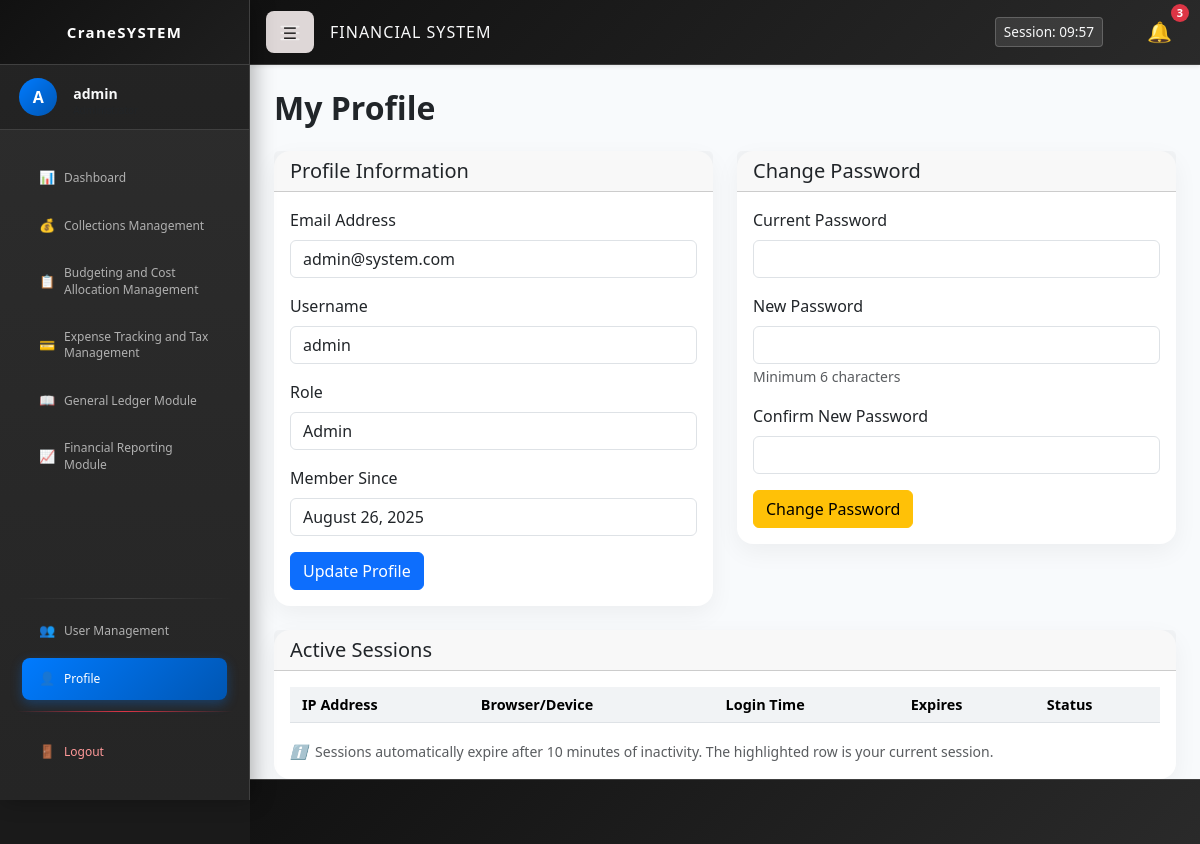
The app's page /profile.php (signed in) with its own data.
### tables this page shows
CREATE TABLE `users` (
  `id` int(11) NOT NULL,
  `email` varchar(255) NOT NULL,
  `username` varchar(100) NOT NULL,
  `password` varchar(255) NOT NULL,
  `role` enum('admin','user') NOT NULL DEFAULT 'user',
  `created_at` timestamp NOT NULL DEFAULT current_timestamp(),
  `updated_at` timestamp NOT NULL DEFAULT current_timestamp() ON UPDATE current_timestamp(),
  `is_active` tinyint(1) DEFAULT 1
);

### profile.php (the view, shortened to what this page needs)
<?php
require_once 'db.php';
$user_id = $_SESSION['user_id'];
$stmt = $conn->prepare("SELECT email, username, role, created_at FROM users WHERE id = ?");
$stmt->bind_param("i", $user_id);
$stmt->execute();
$user_info = $stmt->get_result()->fetch_assoc();
?>
<!DOCTYPE html>
<html lang="en">
<head>
  <link href="https://cdn.jsdelivr.net/npm/bootstrap@5.3.3/dist/css/bootstrap.min.css" rel="stylesheet">
  <link rel="stylesheet" href="css/style.css" />
</head>
<body>
  <?php include 'sidebar_navbar.php'; ?>
  <div class="main-content">
    <div class="container-fluid mt-4 px-4">
      <h2 class="fw-bold mb-4">My Profile</h2>
      <div class="row">
        <div class="col-lg-6 mb-4">
          <div class="card">
            <div class="card-header">
              <h5 class="card-title mb-0">Profile Information</h5>
            </div>
            <div class="card-body">
              <form method="POST">
                <div class="mb-3">
                  <label for="email" class="form-label">Email Address</label>
                  <input type="email" class="form-control" id="email" name="email"
                         value="<?php echo htmlspecialchars($user_info['email']); ?>" required>
                </div>
                <div class="mb-3">
                  <label for="username" class="form-label">Username</label>
                  <input type="text" class="form-control" id="username" name="username"
                         value="<?php echo htmlspecialchars($user_info['username']); ?>" required>
                </div>
                <div class="mb-3">
                  <label class="form-label">Role</label>
                  <input type="text" class="form-control" readonly
                         value="<?php echo ucfirst($user_info['role']); ?>">
                </div>
                <div class="mb-3">
                  <label class="form-label">Member Since</label>
                  <input type="text" class="form-control" readonly
                         value="<?php echo date('F j, Y', strtotime($user_info['created_at'])); ?>">
                </div>
                <button type="submit" class="btn btn-primary">Update Profile</button>
              </form>
            </div>
          </div>
        </div>
        <div class="col-lg-6 mb-4">
          <div class="card">
            <div class="card-header">
              <h5 class="card-title mb-0">Change Password</h5>
            </div>
            <div class="card-body">
              <form method="POST">
                <div class="mb-3">
                  <label for="current_password" class="form-label">Current Password</label>
                  <input type="password" class="form-control" id="current_password" name="current_password" required>
                </div>
                <div class="mb-3">
                  <label for="new_password" class="form-label">New Password</label>
                  <input type="password" class="form-control" id="new_password" name="new_password" required>
                  <small class="form-text text-muted">Minimum 6 characters</small>
                </div>
                <div class="mb-3">
                  <label for="confirm_password" class="form-label">Confirm New Password</label>
                  <input type="password" class="form-control" id="confirm_password" name="confirm_password" required>
                </div>
                <button type="submit" class="btn btn-warning">Change Password</button>
              </form>
            </div>
          </div>
        </div>
      </div>
      <div class="row">
        <div class="col-12">
          <div class="card">
            <div class="card-header">
              <h5 class="card-title mb-0">Active Sessions</h5>
            </div>
            <div class="card-body">
              <div class="table-responsive">
                <table class="table table-sm">
                  <thead>
                    <tr>
                      <th>IP Address</th>
                      <th>Browser/Device</th>
                      <th>Login Time</th>
                      <th>Expires</th>
                      <th>Status</th>
                    </tr>
                  </thead>
                </table>
              </div>
              <small class="text-muted">
                <i class="me-1">ℹ️</i>
                Sessions automatically expire after 10 minutes of inactivity. The highlighted row is your current session.
              </small>
            </div>
          </div>
        </div>
      </div>
    </div>
  </div>
</body>
</html>

### css/style.css (style rules this page uses)
body { background-color: #f8fafc; font-family: 'Segoe UI', sans-serif; margin: 0; padding: 0; }
.main-content { margin-left: 250px; padding-top: 85px; transition: margin-left 0.3s ease; }
.card { border: none; border-radius: 1rem; box-shadow: 0 8px 24px #0000000d; transition: transform 0.2s ease; }
.table-responsive > table.table { font-size: 0.9rem; }
.table-responsive > table.table thead th, .table-responsive > table.table tbody td { padding: 0.4rem 0.75rem; }
.table > thead > tr > th, .table > tbody > tr > td { vertical-align: middle; padding: 0.5rem 0.75rem; }
.table th { background-color: #f1f3f5; }
.table td, .table th { vertical-align: middle; }

### sidebar_navbar.php (style rules this page uses)
:root { --dark-bg: #1a1a1a; --darker-bg: #111111; --sidebar-bg: #2d2d2d; --sidebar-hover: #3d3d3d; --text-light: #ffffff; --text-muted: #b0b0b0; --accent-color: #007bff; --accent-hover: #0056b3; --border-color: #404040; --navbar-height: 65px; }
body { background-color: var(--dark-bg) !important; }
.main-content { margin-left: 250px; padding-top: 65px; padding-bottom: 65px; transition: margin-left 0.3s ease; background-color: #f8fafc !important; min-height: 100vh; box-sizing: border-box; }

### records on screen
users: email "admin@system.com", username "admin", role "Admin", created_at "August 26, 2025"

### other values on screen
$profile_initial "A"
$username "admin"
